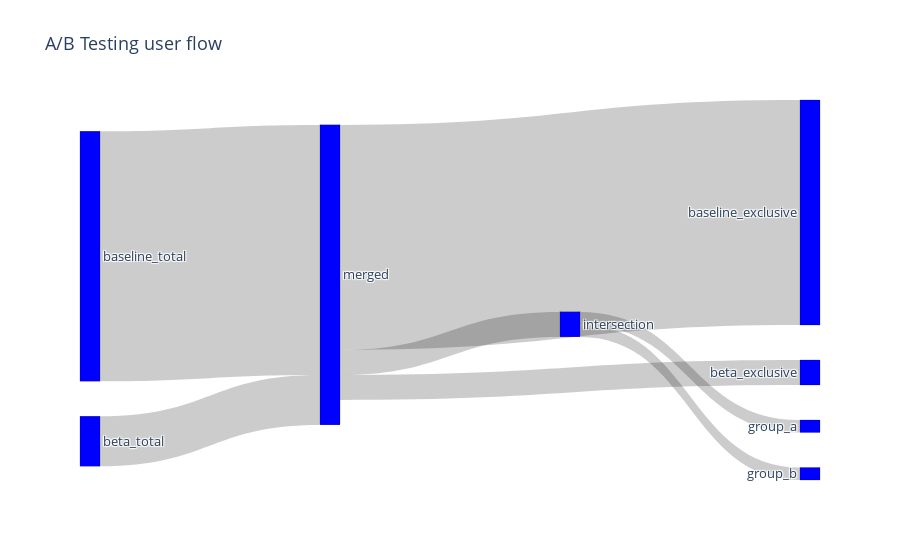

Notebook source saved alongside this figure:
### Code cell
import plotly
import plotly.graph_objects as go

fig = go.Figure(data=[go.Sankey(
    node = dict(
      pad = 35,
      thickness = 20,
      line = dict(color = "black", width = 0.2),
      label = [k for k,v in ab_stat.items()],
      color = "blue"
    ),
    link = dict(
      source = [0, 1, 2, 2, 2, 3, 3], # indices correspond to labels, eg A1, A2, A2, B1, ...
      target = [2, 2, 3, 4, 5, 6, 7],
      value = [
          ab_stat["baseline_total"],
          ab_stat["beta_total"],
          ab_stat["intersection"],
          ab_stat["baseline_exclusive"],
          ab_stat["beta_exclusive"],
          ab_stat["group_a"],
          ab_stat["group_b"]
      ]
    )
)])

fig.update_layout(title_text="A/B Testing user flow", font_size=13)
fig.show()
# fig.write_image("./fig1.png")

### Figure 1 — Plotly figure (JSON) as saved in the notebook; plotly's stock layout.template omitted (floating-point values rounded to 4 significant figures)
{"data": [{"link": {"source": [0, 1, 2, 2, 2, 3, 3], "target": [2, 2, 3, 4, 5, 6, 7], "value": [10000, 2000, 1000, 9000, 1000, 500, 500]}, "node": {"color": "blue", "label": ["baseline_total", "beta_total", "merged", "intersection", "baseline_exclusive", "beta_exclusive", "group_a", "group_b"], "line": {"color": "black", "width": 0.2}, "pad": 35, "thickness": 20}, "type": "sankey"}], "layout": {"font": {"size": 13}, "title": {"text": "A/B Testing user flow"}}}
